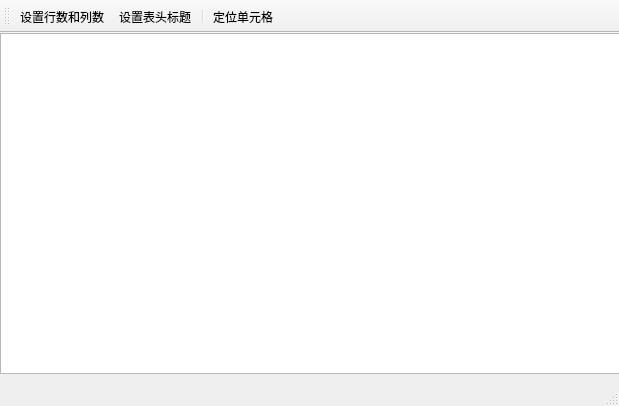
<?xml version="1.0" encoding="UTF-8"?>
<ui version="4.0">
 <class>MainWindow</class>
 <widget class="QMainWindow" name="MainWindow">
  <property name="geometry">
   <rect>
    <x>0</x>
    <y>0</y>
    <width>619</width>
    <height>406</height>
   </rect>
  </property>
  <property name="windowTitle">
   <string>MainWindow</string>
  </property>
  <widget class="QWidget" name="centralwidget">
   <widget class="QTableView" name="tableView">
    <property name="geometry">
     <rect>
      <x>0</x>
      <y>0</y>
      <width>621</width>
      <height>341</height>
     </rect>
    </property>
   </widget>
  </widget>
  <widget class="QMenuBar" name="menubar">
   <property name="geometry">
    <rect>
     <x>0</x>
     <y>0</y>
     <width>619</width>
     <height>17</height>
    </rect>
   </property>
  </widget>
  <widget class="QStatusBar" name="statusbar"/>
  <widget class="QToolBar" name="toolBar">
   <property name="windowTitle">
    <string>toolBar</string>
   </property>
   <attribute name="toolBarArea">
    <enum>TopToolBarArea</enum>
   </attribute>
   <attribute name="toolBarBreak">
    <bool>false</bool>
   </attribute>
   <addaction name="actTabSetSize"/>
   <addaction name="actTabSetHeader"/>
   <addaction name="separator"/>
   <addaction name="actTabLocate"/>
  </widget>
  <action name="actTabSetSize">
   <property name="text">
    <string>设置行数和列数</string>
   </property>
   <property name="toolTip">
    <string>设置行数和列数</string>
   </property>
  </action>
  <action name="actTabSetHeader">
   <property name="text">
    <string>设置表头标题</string>
   </property>
  </action>
  <action name="actTabLocate">
   <property name="text">
    <string>定位单元格</string>
   </property>
  </action>
 </widget>
 <resources/>
 <connections/>
</ui>
